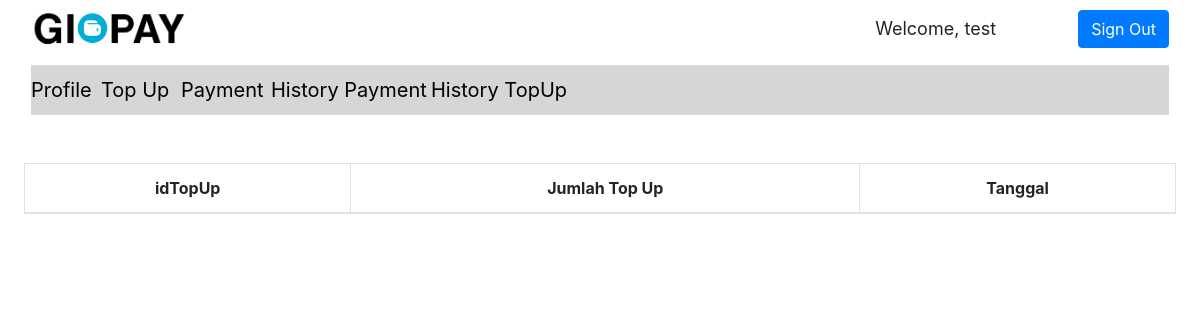
The app's page /histopPub.php (signed in), older data.
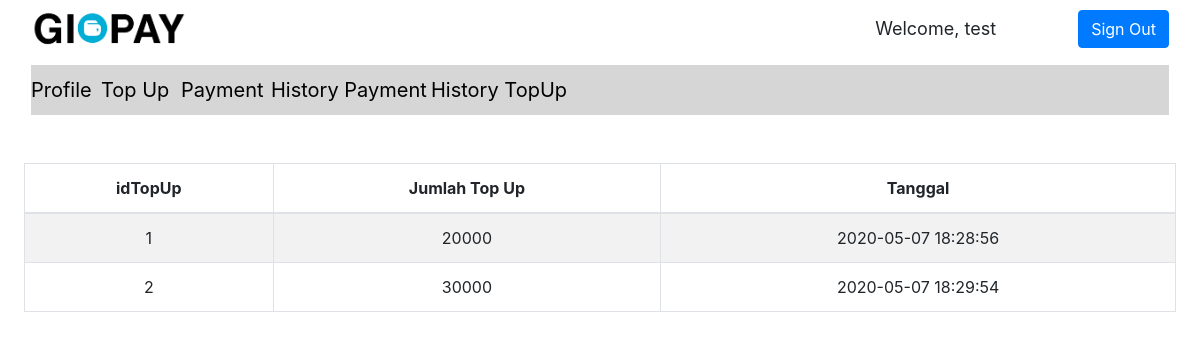
The same page, newer data.
### tables this page shows
CREATE TABLE `historytopup` (
  `idTopup` int(11) NOT NULL,
  `jumlah` float NOT NULL,
  `tanggal` datetime NOT NULL,
  `idUser` int(11) NOT NULL
);

### server.php (called while the page is built, shortened)
<?php
    require_once "mysqlDB.php";
function getTopup($uname){
    $db = new MySQLDB('localhost', 'root', '', 'gipay');
    $username = $uname;
    $query = "SELECT idUser FROM penggunapublik WHERE username=";
    $query .= "'".$username."'";
    $res = $db->executeSelectQuery($query);
    $idUser = $res[0][0];
    if(isset($username) && $username != ""){
        $query2 = "SELECT idTopup, jumlah, tanggal FROM historytopup WHERE idUser=$idUser";
        $query_result = $db->executeSelectQuery($query2);
    }
    return $query_result;
}
?>

### mysqlDB.php (called while the page is built, shortened)
<?php
class MySQLDB{
	protected $servername;
	protected $username;
	protected $password;
	protected $dbname;
	protected $db_connection;
	public function __construct($servername,$username,$password,$dbname){
		$this->servername=$servername;
		$this->username=$username;
		$this->password=$password;
		$this->dbname=$dbname;
	}
	public function openConnection(){
		$this->db_connection=new mysqli($this->servername,$this->username,$this->password,$this->dbname);
	}
	public function executeSelectQuery($sql){
		$query_result=$this->db_connection->query($sql);
		$result=[];
		if($query_result!=[]){
			if($query_result->num_rows > 0){
				while ($row=$query_result->fetch_row()) {
					$result[] = $row;
				}
			}
		}
		return $result;
	}
	public function escapeString($input){
		$res = $this->db_connection->real_escape_string($input);
		return $res;
	}
}
?>

### histopPub.php (the view, shortened to what this page needs)
<?php
    include "server.php";
?>
<!DOCTYPE html>
<html>
<head>
    <link rel="stylesheet" href="assets/bootstrap/css/bootstrap.min.css">
    <link rel="stylesheet" href="assets/css/Data-Table-1.css">
    <link rel="stylesheet" href="assets/css/Data-Table.css">
    <link rel="stylesheet" href="assets/css/Header-Blue.css">
    <link rel="stylesheet" href="https://cdn.datatables.net/1.10.15/css/dataTables.bootstrap.min.css">
    <link rel="stylesheet" href="assets/css/Google-Style-Login.css">
    <link rel="stylesheet" href="assets/css/LinkedIn-like-Profile-Box.css">
    <link rel="stylesheet" href="assets/css/Pretty-Registration-Form.css">
    <link rel="stylesheet" href="assets/css/styles.css">
    <link rel="stylesheet" href="assets/css/Table-With-Search-1.css">
    <link rel="stylesheet" href="assets/css/Table-With-Search.css">
    <link rel="stylesheet" href="assets/css/Team-Boxed.css">
</head>
<body>
    <nav class="navbar navbar-light navbar-expand-md" style="background-color: #ffffff;">
        <div class="container-fluid"><img src="assets/img/Gipay.png" style="height: 40px;">
            <input class="form-control-plaintext" type="text" value="Welcome, <?php echo $_SESSION['username']; ?>" readonly="" style="width: 205px;font-size: 18px;"><a href="histopPub.php?logout='1'" class="btn btn-primary" role="button">Sign Out</a></div>
    </nav>
    <nav class="navbar navbar-light navbar-expand-md">
        <div class="container-fluid"><button data-toggle="collapse" class="navbar-toggler" data-target="#navcol-2"><span class="sr-only">Toggle navigation</span><span class="navbar-toggler-icon"></span></button>
            <div class="collapse navbar-collapse" id="navcol-2" style="background-color: #d7d6d6;font-size: 20px;height: 50px;color: rgb(0,0,0);">
                <a href="profPub.php" style="color: rgb(0,0,0);width: 70px;">Profile</a><a href="topupPub.php" style="color: rgb(0,0,0);width: 80px;">Top Up</a><a href="payPub.php" style="color: rgb(0,0,0);width: 90px;">Payment</a><a href="hispayPub.php"
                    style="color: rgb(0,0,0);width: 160px;">History Payment</a><a href="histopPub.php" style="color: rgb(0,0,0);">History TopUp</a></div>
        </div>
    </nav>
    <div>
        <div class="container">
            <div class="row">
                <div class="col-md-12" style="height: 40px;background-color: #ffffff;"></div>
            </div>
        </div>
    </div><table id="example" class="table table-striped table-bordered" cellspacing="0" width="100px">
        <thead>
            <tr>
                <th style="text-align:center;">idTopUp</th>
                <th style="text-align:center;">Jumlah Top Up</th>
                <th style="text-align:center;">Tanggal</th>
            </tr>
        </thead>
        <tbody>
            <?php
            $username = $_SESSION['username'];
            $result = getTopup($username);
            foreach($result as $row) {
                echo '<tr>';
                foreach($row as $cell){
                    echo('<td>' . $cell . '</td>');
                }
                echo '</tr>';
			}
            ?>
        </tbody>
    </table>
</body>
</html>

### assets/css/Data-Table-1.css (style rules this page uses)
#example { margin-bottom: 0; }

### assets/css/Data-Table.css (style rules this page uses)
#example { margin-bottom: 0; }
#example { width: 96%; text-align: center; margin: auto; }

### assets/css/styles.css (style rules this page uses)
.col-md-12 { text-align: center; }

Row changes from the older to the newer data that the page shows:
added historytopup: idTopup "1", jumlah "20000", tanggal "2020-05-07 18:28:56"
added historytopup: idTopup "2", jumlah "30000", tanggal "2020-05-07 18:29:54"
